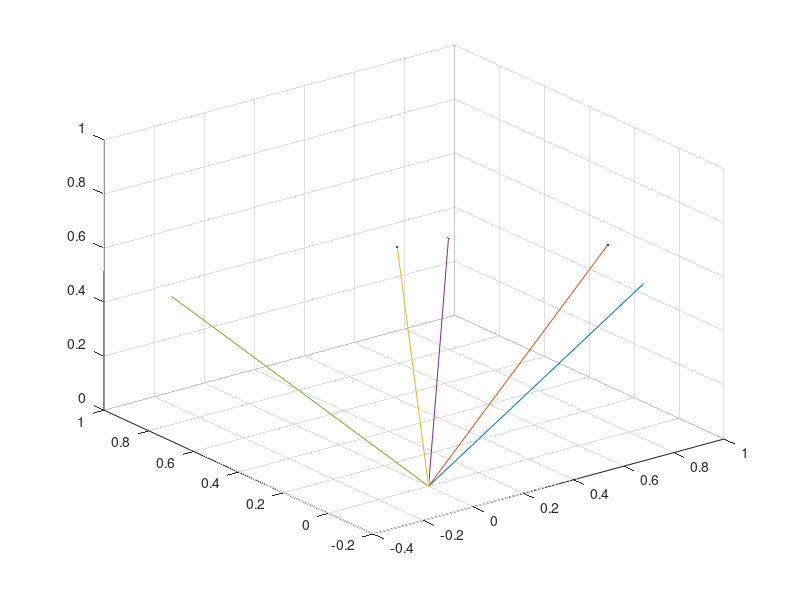

The MATLAB script that drew this image:
% Autor: Jenny Kuhn und Jendrik Kraft 
% Modul: Modellierung und Simulation 1
% Thema: Lichtausbreitung in Räumen: Skizzen zur Monte-Carlo-Simulation

clc;
clear;
close all;
m = 1;  % Lambert Parameter
n = 5;  % Anzahl der gewürfelten Photonen
u = rand(n,1);  % Gleichverteilte Zufallsvariable
p = 0.6; %reflektions_wahrscheinlichkeit
% Lambertstrahler_Startpunkt
% Abstrahlrichtung

%% Drehung des Lambertstrahlers

%% Winkel Berechnung der Photonen
cos_theta = nthroot(u,m+1); 
sin_theta = sqrt(1-cos_theta.^2);
phi = 2*pi()*rand(n,1);
cos_phi = cos(phi);
sin_phi = sin(phi);

%% Vektor Berechnung der Photonen
u_x = sin_theta .* cos_phi;
u_y = sin_theta .* sin_phi;
u_z = cos_theta;


%% Wand Matrizen Definition
% X = 0:0.1:100;
% Y = 0:0.1:100;
% [X,Y] = meshgrid(0:0.1:100);
% Wand_1 = [1, 0 ,0].*X + [0, 1 ,0].*Y;
% plot3(Wand_1)
% P1 = [0,0,0];
% P2 = [1,0,0];
% P3 = [0,1,0];
% normal = cross(P1-P2, P1-P3);
% P = [x,y,z];
% planefunction = dot(normal, P-P1);

%% Berechnen der Schnittpunkte mit Wand

%% Ermitteln der zuerst getroffenen Wand

%% Überleben oder verschwinden des Photons ermitteln

%% Ausrechnen des nächsten Abstrahlvektors... -> Schleife

%% Plotten des Photonenwegs
X = [zeros(n) u_x] ;
Y = [zeros(n) u_y] ;
Z = [zeros(n) u_z] ;

figure(1)
plot3(X',Y',Z')
hold on
plot3(X',Y',Z','.')
grid on